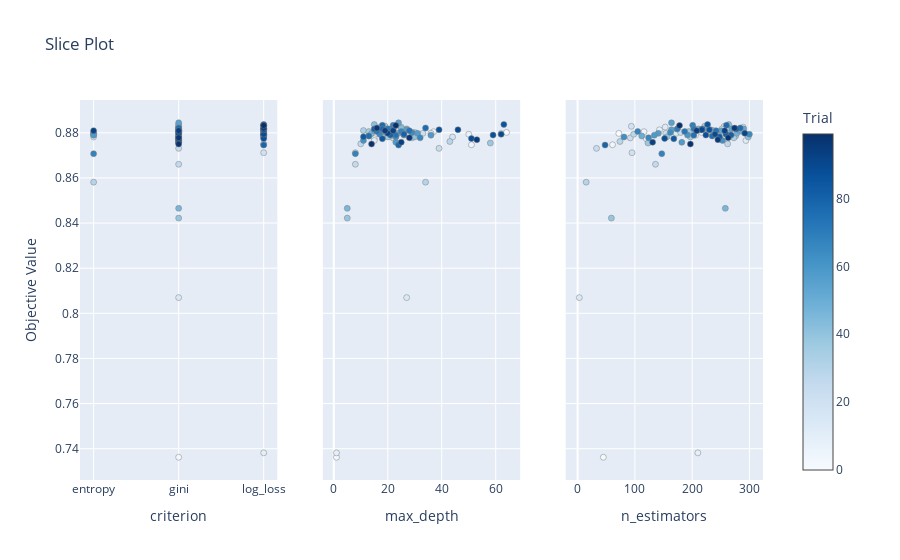

The notebook cell saved with this chart:
### Markdown cell above
## PAAC

### Code cell
feat_type = "PAAC"
study = joblib.load(os.path.join(config["model_save_loc"],feat_type,sel_model[feat_type],"study.sav"))
    
with open(os.path.join(config["model_save_loc"],feat_type,sel_model[feat_type],"best_params.json"),"r") as f0:
    params = json.load(f0)
 

optuna.visualization.plot_slice(study)
